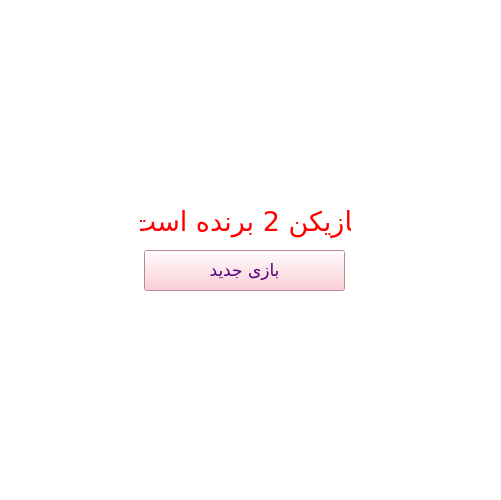
<?xml version="1.0" encoding="UTF-8"?>
<ui version="4.0">
 <class>MainWindow</class>
 <widget class="QMainWindow" name="MainWindow">
  <property name="windowModality">
   <enum>Qt::NonModal</enum>
  </property>
  <property name="geometry">
   <rect>
    <x>0</x>
    <y>0</y>
    <width>501</width>
    <height>500</height>
   </rect>
  </property>
  <property name="minimumSize">
   <size>
    <width>501</width>
    <height>500</height>
   </size>
  </property>
  <property name="maximumSize">
   <size>
    <width>501</width>
    <height>500</height>
   </size>
  </property>
  <property name="windowTitle">
   <string/>
  </property>
  <property name="windowOpacity">
   <double>1.000000000000000</double>
  </property>
  <property name="styleSheet">
   <string notr="true">background-color:#fff;</string>
  </property>
  <widget class="QWidget" name="centralwidget">
   <widget class="QLabel" name="result">
    <property name="geometry">
     <rect>
      <x>140</x>
      <y>200</y>
      <width>211</width>
      <height>42</height>
     </rect>
    </property>
    <property name="font">
     <font>
      <family>Yekan Bakh FaNum Black</family>
      <pointsize>20</pointsize>
     </font>
    </property>
    <property name="styleSheet">
     <string notr="true">color:red;</string>
    </property>
    <property name="text">
     <string>بازیکن 2 برنده است</string>
    </property>
    <property name="alignment">
     <set>Qt::AlignCenter</set>
    </property>
   </widget>
   <widget class="QLabel" name="label_2">
    <property name="geometry">
     <rect>
      <x>11</x>
      <y>9</y>
      <width>481</width>
      <height>188</height>
     </rect>
    </property>
    <property name="styleSheet">
     <string notr="true">image: url(winner.jpg) 100% 100%;</string>
    </property>
    <property name="text">
     <string/>
    </property>
   </widget>
   <widget class="QPushButton" name="new_game">
    <property name="geometry">
     <rect>
      <x>144</x>
      <y>250</y>
      <width>201</width>
      <height>41</height>
     </rect>
    </property>
    <property name="font">
     <font>
      <family>Yekan Bakh FaNum Black</family>
      <pointsize>13</pointsize>
     </font>
    </property>
    <property name="styleSheet">
     <string notr="true">background-color:pink;
color: rgb(85, 0, 127);</string>
    </property>
    <property name="text">
     <string>بازی جدید</string>
    </property>
   </widget>
   <widget class="QPushButton" name="btn_7">
    <property name="enabled">
     <bool>true</bool>
    </property>
    <property name="geometry">
     <rect>
      <x>60</x>
      <y>420</y>
      <width>113</width>
      <height>61</height>
     </rect>
    </property>
    <property name="sizePolicy">
     <sizepolicy hsizetype="Expanding" vsizetype="Expanding">
      <horstretch>0</horstretch>
      <verstretch>0</verstretch>
     </sizepolicy>
    </property>
    <property name="font">
     <font>
      <pointsize>30</pointsize>
      <bold>true</bold>
     </font>
    </property>
    <property name="styleSheet">
     <string>background-color:transparent;
border:none</string>
    </property>
    <property name="text">
     <string/>
    </property>
   </widget>
   <widget class="QPushButton" name="btn_8">
    <property name="enabled">
     <bool>true</bool>
    </property>
    <property name="geometry">
     <rect>
      <x>180</x>
      <y>420</y>
      <width>112</width>
      <height>61</height>
     </rect>
    </property>
    <property name="sizePolicy">
     <sizepolicy hsizetype="Expanding" vsizetype="Expanding">
      <horstretch>0</horstretch>
      <verstretch>0</verstretch>
     </sizepolicy>
    </property>
    <property name="font">
     <font>
      <pointsize>30</pointsize>
      <bold>true</bold>
     </font>
    </property>
    <property name="styleSheet">
     <string>background-color:transparent;
border:none</string>
    </property>
    <property name="text">
     <string/>
    </property>
   </widget>
   <widget class="QPushButton" name="btn_5">
    <property name="enabled">
     <bool>true</bool>
    </property>
    <property name="geometry">
     <rect>
      <x>180</x>
      <y>360</y>
      <width>112</width>
      <height>60</height>
     </rect>
    </property>
    <property name="sizePolicy">
     <sizepolicy hsizetype="Expanding" vsizetype="Expanding">
      <horstretch>0</horstretch>
      <verstretch>0</verstretch>
     </sizepolicy>
    </property>
    <property name="font">
     <font>
      <pointsize>30</pointsize>
      <bold>true</bold>
     </font>
    </property>
    <property name="styleSheet">
     <string>background-color:transparent;
border:none</string>
    </property>
    <property name="text">
     <string/>
    </property>
   </widget>
   <widget class="QPushButton" name="btn_6">
    <property name="enabled">
     <bool>true</bool>
    </property>
    <property name="geometry">
     <rect>
      <x>300</x>
      <y>360</y>
      <width>113</width>
      <height>60</height>
     </rect>
    </property>
    <property name="sizePolicy">
     <sizepolicy hsizetype="Expanding" vsizetype="Expanding">
      <horstretch>0</horstretch>
      <verstretch>0</verstretch>
     </sizepolicy>
    </property>
    <property name="font">
     <font>
      <pointsize>30</pointsize>
      <bold>true</bold>
     </font>
    </property>
    <property name="styleSheet">
     <string>background-color:transparent;
border:none</string>
    </property>
    <property name="text">
     <string/>
    </property>
   </widget>
   <widget class="QPushButton" name="btn_9">
    <property name="enabled">
     <bool>true</bool>
    </property>
    <property name="geometry">
     <rect>
      <x>300</x>
      <y>420</y>
      <width>113</width>
      <height>61</height>
     </rect>
    </property>
    <property name="sizePolicy">
     <sizepolicy hsizetype="Expanding" vsizetype="Expanding">
      <horstretch>0</horstretch>
      <verstretch>0</verstretch>
     </sizepolicy>
    </property>
    <property name="font">
     <font>
      <pointsize>30</pointsize>
      <bold>true</bold>
     </font>
    </property>
    <property name="styleSheet">
     <string>background-color:transparent;
border:none</string>
    </property>
    <property name="text">
     <string/>
    </property>
   </widget>
   <widget class="QPushButton" name="btn_2">
    <property name="enabled">
     <bool>true</bool>
    </property>
    <property name="geometry">
     <rect>
      <x>180</x>
      <y>300</y>
      <width>112</width>
      <height>61</height>
     </rect>
    </property>
    <property name="sizePolicy">
     <sizepolicy hsizetype="Expanding" vsizetype="Expanding">
      <horstretch>0</horstretch>
      <verstretch>0</verstretch>
     </sizepolicy>
    </property>
    <property name="font">
     <font>
      <pointsize>30</pointsize>
      <bold>true</bold>
     </font>
    </property>
    <property name="styleSheet">
     <string>background-color:transparent;
border:none</string>
    </property>
    <property name="text">
     <string/>
    </property>
   </widget>
   <widget class="QPushButton" name="btn_4">
    <property name="enabled">
     <bool>true</bool>
    </property>
    <property name="geometry">
     <rect>
      <x>60</x>
      <y>360</y>
      <width>113</width>
      <height>60</height>
     </rect>
    </property>
    <property name="sizePolicy">
     <sizepolicy hsizetype="Expanding" vsizetype="Expanding">
      <horstretch>0</horstretch>
      <verstretch>0</verstretch>
     </sizepolicy>
    </property>
    <property name="font">
     <font>
      <pointsize>30</pointsize>
      <bold>true</bold>
     </font>
    </property>
    <property name="styleSheet">
     <string>background-color:transparent;
border:none</string>
    </property>
    <property name="text">
     <string/>
    </property>
   </widget>
   <widget class="QPushButton" name="btn_3">
    <property name="enabled">
     <bool>true</bool>
    </property>
    <property name="geometry">
     <rect>
      <x>300</x>
      <y>300</y>
      <width>113</width>
      <height>61</height>
     </rect>
    </property>
    <property name="sizePolicy">
     <sizepolicy hsizetype="Expanding" vsizetype="Expanding">
      <horstretch>0</horstretch>
      <verstretch>0</verstretch>
     </sizepolicy>
    </property>
    <property name="font">
     <font>
      <pointsize>30</pointsize>
      <bold>true</bold>
     </font>
    </property>
    <property name="styleSheet">
     <string notr="true">background-color:transparent;
border:none</string>
    </property>
    <property name="text">
     <string/>
    </property>
   </widget>
   <widget class="QPushButton" name="btn_1">
    <property name="enabled">
     <bool>true</bool>
    </property>
    <property name="geometry">
     <rect>
      <x>60</x>
      <y>300</y>
      <width>113</width>
      <height>61</height>
     </rect>
    </property>
    <property name="sizePolicy">
     <sizepolicy hsizetype="Expanding" vsizetype="Expanding">
      <horstretch>0</horstretch>
      <verstretch>0</verstretch>
     </sizepolicy>
    </property>
    <property name="font">
     <font>
      <pointsize>30</pointsize>
      <bold>true</bold>
      <strikeout>false</strikeout>
     </font>
    </property>
    <property name="styleSheet">
     <string>background-color:transparent;
border:none</string>
    </property>
    <property name="text">
     <string/>
    </property>
   </widget>
   <widget class="QLabel" name="label">
    <property name="geometry">
     <rect>
      <x>40</x>
      <y>300</y>
      <width>411</width>
      <height>191</height>
     </rect>
    </property>
    <property name="styleSheet">
     <string notr="true">background-color:transparent;
border:none</string>
    </property>
    <property name="text">
     <string/>
    </property>
   </widget>
   <zorder>label_2</zorder>
   <zorder>result</zorder>
   <zorder>new_game</zorder>
   <zorder>btn_7</zorder>
   <zorder>btn_8</zorder>
   <zorder>btn_5</zorder>
   <zorder>btn_6</zorder>
   <zorder>btn_9</zorder>
   <zorder>btn_2</zorder>
   <zorder>btn_4</zorder>
   <zorder>btn_3</zorder>
   <zorder>btn_1</zorder>
   <zorder>label</zorder>
  </widget>
 </widget>
 <resources>
  <include location="winner.qrc"/>
 </resources>
 <connections/>
</ui>
